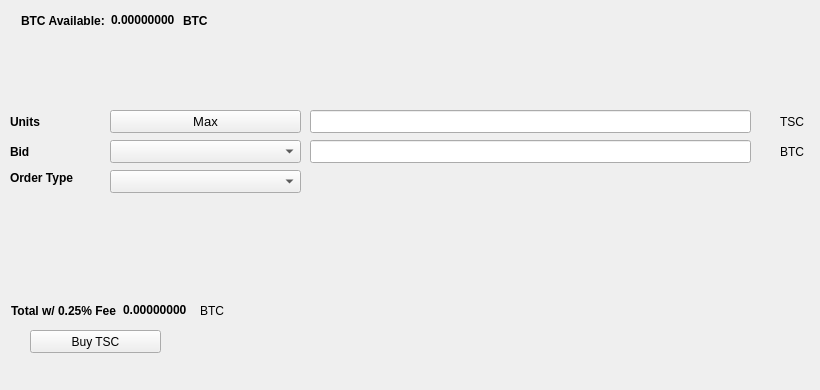
   <widget class="QWidget" name="BuyTab">
    <attribute name="title">
     <string>Buy</string>
    </attribute>
    <widget class="QPushButton" name="BuyTSC">
     <property name="geometry">
      <rect>
       <x>30</x>
       <y>330</y>
       <width>131</width>
       <height>23</height>
      </rect>
     </property>
     <property name="text">
      <string>Buy TSC</string>
     </property>
     <property name="icon">
      <iconset resource="../TSC.qrc">
       <normaloff>:/icons/bitcoin</normaloff>:/icons/bitcoin</iconset>
     </property>
    </widget>
    <widget class="QLabel" name="label_3">
     <property name="geometry">
      <rect>
       <x>10</x>
       <y>110</y>
       <width>46</width>
       <height>23</height>
      </rect>
     </property>
     <property name="font">
      <font>
       <weight>75</weight>
       <bold>true</bold>
      </font>
     </property>
     <property name="text">
      <string>Units</string>
     </property>
    </widget>
    <widget class="QLineEdit" name="UnitsInput">
     <property name="geometry">
      <rect>
       <x>310</x>
       <y>110</y>
       <width>441</width>
       <height>23</height>
      </rect>
     </property>
     <property name="font">
      <font>
       <pointsize>9</pointsize>
       <weight>75</weight>
       <bold>true</bold>
      </font>
     </property>
    </widget>
    <widget class="QLineEdit" name="BuyBidPriceEdit">
     <property name="geometry">
      <rect>
       <x>310</x>
       <y>140</y>
       <width>441</width>
       <height>23</height>
      </rect>
     </property>
     <property name="font">
      <font>
       <pointsize>9</pointsize>
       <weight>75</weight>
       <bold>true</bold>
      </font>
     </property>
    </widget>
    <widget class="QLabel" name="label_4">
     <property name="geometry">
      <rect>
       <x>780</x>
       <y>110</y>
       <width>31</width>
       <height>23</height>
      </rect>
     </property>
     <property name="text">
      <string>TSC</string>
     </property>
    </widget>
    <widget class="QLabel" name="label_5">
     <property name="geometry">
      <rect>
       <x>780</x>
       <y>140</y>
       <width>31</width>
       <height>23</height>
      </rect>
     </property>
     <property name="text">
      <string>BTC</string>
     </property>
    </widget>
    <widget class="QLabel" name="label_6">
     <property name="geometry">
      <rect>
       <x>10</x>
       <y>140</y>
       <width>46</width>
       <height>23</height>
      </rect>
     </property>
     <property name="font">
      <font>
       <weight>75</weight>
       <bold>true</bold>
      </font>
     </property>
     <property name="text">
      <string>Bid</string>
     </property>
    </widget>
    <widget class="QLabel" name="label_7">
     <property name="geometry">
      <rect>
       <x>10</x>
       <y>170</y>
       <width>91</width>
       <height>16</height>
      </rect>
     </property>
     <property name="font">
      <font>
       <weight>75</weight>
       <bold>true</bold>
      </font>
     </property>
     <property name="text">
      <string>Order Type</string>
     </property>
    </widget>
    <widget class="QPushButton" name="Buy_Max_Amount">
     <property name="geometry">
      <rect>
       <x>110</x>
       <y>110</y>
       <width>191</width>
       <height>23</height>
      </rect>
     </property>
     <property name="font">
      <font>
       <pointsize>10</pointsize>
      </font>
     </property>
     <property name="text">
      <string>Max</string>
     </property>
    </widget>
    <widget class="QComboBox" name="BuyBidcomboBox">
     <property name="geometry">
      <rect>
       <x>110</x>
       <y>140</y>
       <width>191</width>
       <height>23</height>
      </rect>
     </property>
     <property name="font">
      <font>
       <pointsize>10</pointsize>
      </font>
     </property>
    </widget>
    <widget class="QComboBox" name="buyOrdertypeCombo">
     <property name="geometry">
      <rect>
       <x>110</x>
       <y>170</y>
       <width>191</width>
       <height>23</height>
      </rect>
     </property>
     <property name="font">
      <font>
       <pointsize>10</pointsize>
      </font>
     </property>
    </widget>
    <widget class="QWidget" name="layoutWidget1">
     <property name="geometry">
      <rect>
       <x>21</x>
       <y>11</y>
       <width>227</width>
       <height>19</height>
      </rect>
     </property>
     <layout class="QHBoxLayout" name="horizontalLayout_3">
      <item>
       <widget class="QLabel" name="label232">
        <property name="font">
         <font>
          <weight>75</weight>
          <bold>true</bold>
         </font>
        </property>
        <property name="text">
         <string>BTC Available:</string>
        </property>
       </widget>
      </item>
      <item>
       <widget class="QLabel" name="BtcAvailableLbl">
        <property name="palette">
         <palette>
          <active>
           <colorrole role="WindowText">
            <brush brushstyle="SolidPattern">
             <color alpha="255">
              <red>0</red>
              <green>0</green>
              <blue>0</blue>
             </color>
            </brush>
           </colorrole>
           <colorrole role="Button">
            <brush brushstyle="SolidPattern">
             <color alpha="255">
              <red>0</red>
              <green>170</green>
              <blue>0</blue>
             </color>
            </brush>
           </colorrole>
           <colorrole role="Light">
            <brush brushstyle="SolidPattern">
             <color alpha="255">
              <red>0</red>
              <green>255</green>
              <blue>0</blue>
             </color>
            </brush>
           </colorrole>
           <colorrole role="Midlight">
            <brush brushstyle="SolidPattern">
             <color alpha="255">
              <red>0</red>
              <green>212</green>
              <blue>0</blue>
             </color>
            </brush>
           </colorrole>
           <colorrole role="Dark">
            <brush brushstyle="SolidPattern">
             <color alpha="255">
              <red>0</red>
              <green>85</green>
              <blue>0</blue>
             </color>
            </brush>
           </colorrole>
           <colorrole role="Mid">
            <brush brushstyle="SolidPattern">
             <color alpha="255">
              <red>0</red>
              <green>113</green>
              <blue>0</blue>
             </color>
            </brush>
           </colorrole>
           <colorrole role="Text">
            <brush brushstyle="SolidPattern">
             <color alpha="255">
              <red>0</red>
              <green>170</green>
              <blue>0</blue>
             </color>
            </brush>
           </colorrole>
           <colorrole role="BrightText">
            <brush brushstyle="SolidPattern">
             <color alpha="255">
              <red>255</red>
              <green>255</green>
              <blue>255</blue>
             </color>
            </brush>
           </colorrole>
           <colorrole role="ButtonText">
            <brush brushstyle="SolidPattern">
             <color alpha="255">
              <red>0</red>
              <green>0</green>
              <blue>0</blue>
             </color>
            </brush>
           </colorrole>
           <colorrole role="Base">
            <brush brushstyle="SolidPattern">
             <color alpha="255">
              <red>255</red>
              <green>255</green>
              <blue>255</blue>
             </color>
            </brush>
           </colorrole>
           <colorrole role="Window">
            <brush brushstyle="SolidPattern">
             <color alpha="255">
              <red>0</red>
              <green>170</green>
              <blue>0</blue>
             </color>
            </brush>
           </colorrole>
           <colorrole role="Shadow">
            <brush brushstyle="SolidPattern">
             <color alpha="255">
              <red>0</red>
              <green>0</green>
              <blue>0</blue>
             </color>
            </brush>
           </colorrole>
           <colorrole role="AlternateBase">
            <brush brushstyle="SolidPattern">
             <color alpha="255">
              <red>127</red>
              <green>212</green>
              <blue>127</blue>
             </color>
            </brush>
           </colorrole>
           <colorrole role="ToolTipBase">
            <brush brushstyle="SolidPattern">
             <color alpha="255">
              <red>255</red>
              <green>255</green>
              <blue>220</blue>
             </color>
            </brush>
           </colorrole>
           <colorrole role="ToolTipText">
            <brush brushstyle="SolidPattern">
             <color alpha="255">
              <red>0</red>
              <green>0</green>
              <blue>0</blue>
             </color>
            </brush>
           </colorrole>
          </active>
          <inactive>
           <colorrole role="WindowText">
            <brush brushstyle="SolidPattern">
             <color alpha="255">
              <red>0</red>
              <green>0</green>
              <blue>0</blue>
             </color>
            </brush>
           </colorrole>
           <colorrole role="Button">
            <brush brushstyle="SolidPattern">
             <color alpha="255">
              <red>0</red>
              <green>170</green>
              <blue>0</blue>
             </color>
            </brush>
           </colorrole>
           <colorrole role="Light">
            <brush brushstyle="SolidPattern">
             <color alpha="255">
              <red>0</red>
              <green>255</green>
              <blue>0</blue>
             </color>
            </brush>
           </colorrole>
           <colorrole role="Midlight">
            <brush brushstyle="SolidPattern">
             <color alpha="255">
              <red>0</red>
              <green>212</green>
              <blue>0</blue>
             </color>
            </brush>
           </colorrole>
           <colorrole role="Dark">
            <brush brushstyle="SolidPattern">
             <color alpha="255">
              <red>0</red>
              <green>85</green>
              <blue>0</blue>
             </color>
            </brush>
           </colorrole>
           <colorrole role="Mid">
            <brush brushstyle="SolidPattern">
             <color alpha="255">
              <red>0</red>
              <green>113</green>
              <blue>0</blue>
             </color>
            </brush>
           </colorrole>
           <colorrole role="Text">
            <brush brushstyle="SolidPattern">
             <color alpha="255">
              <red>0</red>
              <green>170</green>
              <blue>0</blue>
             </color>
            </brush>
           </colorrole>
           <colorrole role="BrightText">
            <brush brushstyle="SolidPattern">
             <color alpha="255">
              <red>255</red>
              <green>255</green>
              <blue>255</blue>
             </color>
            </brush>
           </colorrole>
           <colorrole role="ButtonText">
            <brush brushstyle="SolidPattern">
             <color alpha="255">
              <red>0</red>
              <green>0</green>
              <blue>0</blue>
             </color>
            </brush>
           </colorrole>
           <colorrole role="Base">
            <brush brushstyle="SolidPattern">
             <color alpha="255">
              <red>255</red>
              <green>255</green>
              <blue>255</blue>
             </color>
            </brush>
           </colorrole>
           <colorrole role="Window">
            <brush brushstyle="SolidPattern">
             <color alpha="255">
              <red>0</red>
              <green>170</green>
              <blue>0</blue>
             </color>
            </brush>
           </colorrole>
           <colorrole role="Shadow">
            <brush brushstyle="SolidPattern">
             <color alpha="255">
              <red>0</red>
              <green>0</green>
              <blue>0</blue>
             </color>
            </brush>
           </colorrole>
           <colorrole role="AlternateBase">
            <brush brushstyle="SolidPattern">
             <color alpha="255">
              <red>127</red>
              <green>212</green>
              <blue>127</blue>
             </color>
            </brush>
           </colorrole>
           <colorrole role="ToolTipBase">
            <brush brushstyle="SolidPattern">
             <color alpha="255">
              <red>255</red>
              <green>255</green>
              <blue>220</blue>
             </color>
            </brush>
           </colorrole>
           <colorrole role="ToolTipText">
            <brush brushstyle="SolidPattern">
             <color alpha="255">
              <red>0</red>
              <green>0</green>
              <blue>0</blue>
             </color>
            </brush>
           </colorrole>
          </inactive>
          <disabled>
           <colorrole role="WindowText">
            <brush brushstyle="SolidPattern">
             <color alpha="255">
              <red>0</red>
              <green>85</green>
              <blue>0</blue>
             </color>
            </brush>
           </colorrole>
           <colorrole role="Button">
            <brush brushstyle="SolidPattern">
             <color alpha="255">
              <red>0</red>
              <green>170</green>
              <blue>0</blue>
             </color>
            </brush>
           </colorrole>
           <colorrole role="Light">
            <brush brushstyle="SolidPattern">
             <color alpha="255">
              <red>0</red>
              <green>255</green>
              <blue>0</blue>
             </color>
            </brush>
           </colorrole>
           <colorrole role="Midlight">
            <brush brushstyle="SolidPattern">
             <color alpha="255">
              <red>0</red>
              <green>212</green>
              <blue>0</blue>
             </color>
            </brush>
           </colorrole>
           <colorrole role="Dark">
            <brush brushstyle="SolidPattern">
             <color alpha="255">
              <red>0</red>
              <green>85</green>
              <blue>0</blue>
             </color>
            </brush>
           </colorrole>
           <colorrole role="Mid">
            <brush brushstyle="SolidPattern">
             <color alpha="255">
              <red>0</red>
              <green>113</green>
              <blue>0</blue>
             </color>
            </brush>
           </colorrole>
           <colorrole role="Text">
            <brush brushstyle="SolidPattern">
             <color alpha="255">
              <red>0</red>
              <green>85</green>
              <blue>0</blue>
             </color>
            </brush>
           </colorrole>
           <colorrole role="BrightText">
            <brush brushstyle="SolidPattern">
             <color alpha="255">
              <red>255</red>
              <green>255</green>
              <blue>255</blue>
             </color>
            </brush>
           </colorrole>
           <colorrole role="ButtonText">
            <brush brushstyle="SolidPattern">
             <color alpha="255">
              <red>0</red>
              <green>85</green>
              <blue>0</blue>
             </color>
            </brush>
           </colorrole>
           <colorrole role="Base">
            <brush brushstyle="SolidPattern">
             <color alpha="255">
              <red>0</red>
              <green>170</green>
              <blue>0</blue>
             </color>
            </brush>
           </colorrole>
           <colorrole role="Window">
            <brush brushstyle="SolidPattern">
             <color alpha="255">
              <red>0</red>
              <green>170</green>
              <blue>0</blue>
             </color>
            </brush>
           </colorrole>
           <colorrole role="Shadow">
            <brush brushstyle="SolidPattern">
             <color alpha="255">
              <red>0</red>
              <green>0</green>
              <blue>0</blue>
             </color>
            </brush>
           </colorrole>
           <colorrole role="AlternateBase">
            <brush brushstyle="SolidPattern">
             <color alpha="255">
              <red>0</red>
              <green>170</green>
              <blue>0</blue>
             </color>
            </brush>
           </colorrole>
           <colorrole role="ToolTipBase">
            <brush brushstyle="SolidPattern">
             <color alpha="255">
              <red>255</red>
              <green>255</green>
              <blue>220</blue>
             </color>
            </brush>
           </colorrole>
           <colorrole role="ToolTipText">
            <brush brushstyle="SolidPattern">
             <color alpha="255">
              <red>0</red>
              <green>0</green>
              <blue>0</blue>
             </color>
            </brush>
           </colorrole>
          </disabled>
         </palette>
        </property>
        <property name="font">
         <font>
          <weight>75</weight>
          <bold>true</bold>
         </font>
        </property>
        <property name="text">
         <string>0.00000000</string>
        </property>
        <property name="textInteractionFlags">
         <set>Qt::LinksAccessibleByMouse|Qt::TextSelectableByKeyboard|Qt::TextSelectableByMouse</set>
        </property>
       </widget>
      </item>
      <item>
       <widget class="QLabel" name="BtcAvailableLbl_2">
        <property name="font">
         <font>
          <weight>75</weight>
          <bold>true</bold>
         </font>
        </property>
        <property name="text">
         <string>BTC</string>
        </property>
       </widget>
      </item>
     </layout>
    </widget>
    <widget class="QWidget" name="layoutWidge2">
     <property name="geometry">
      <rect>
       <x>11</x>
       <y>301</y>
       <width>259</width>
       <height>19</height>
      </rect>
     </property>
     <layout class="QHBoxLayout" name="horizontalLayout_4">
      <item>
       <widget class="QLabel" name="label_9">
        <property name="font">
         <font>
          <weight>75</weight>
          <bold>true</bold>
         </font>
        </property>
        <property name="text">
         <string>Total w/ 0.25% Fee</string>
        </property>
       </widget>
      </item>
      <item>
       <widget class="QLabel" name="BuyCostLabel">
        <property name="palette">
         <palette>
          <active>
           <colorrole role="WindowText">
            <brush brushstyle="SolidPattern">
             <color alpha="255">
              <red>0</red>
              <green>0</green>
              <blue>0</blue>
             </color>
            </brush>
           </colorrole>
           <colorrole role="Button">
            <brush brushstyle="SolidPattern">
             <color alpha="255">
              <red>0</red>
              <green>170</green>
              <blue>0</blue>
             </color>
            </brush>
           </colorrole>
           <colorrole role="Light">
            <brush brushstyle="SolidPattern">
             <color alpha="255">
              <red>0</red>
              <green>255</green>
              <blue>0</blue>
             </color>
            </brush>
           </colorrole>
           <colorrole role="Midlight">
            <brush brushstyle="SolidPattern">
             <color alpha="255">
              <red>0</red>
              <green>212</green>
              <blue>0</blue>
             </color>
            </brush>
           </colorrole>
           <colorrole role="Dark">
            <brush brushstyle="SolidPattern">
             <color alpha="255">
              <red>0</red>
              <green>85</green>
              <blue>0</blue>
             </color>
            </brush>
           </colorrole>
           <colorrole role="Mid">
            <brush brushstyle="SolidPattern">
             <color alpha="255">
              <red>0</red>
              <green>113</green>
              <blue>0</blue>
             </color>
            </brush>
           </colorrole>
           <colorrole role="Text">
            <brush brushstyle="SolidPattern">
             <color alpha="255">
              <red>0</red>
              <green>170</green>
              <blue>0</blue>
             </color>
            </brush>
           </colorrole>
           <colorrole role="BrightText">
            <brush brushstyle="SolidPattern">
             <color alpha="255">
              <red>255</red>
              <green>255</green>
              <blue>255</blue>
             </color>
            </brush>
           </colorrole>
           <colorrole role="ButtonText">
            <brush brushstyle="SolidPattern">
             <color alpha="255">
              <red>0</red>
              <green>0</green>
              <blue>0</blue>
             </color>
            </brush>
           </colorrole>
           <colorrole role="Base">
            <brush brushstyle="SolidPattern">
             <color alpha="255">
              <red>255</red>
              <green>255</green>
              <blue>255</blue>
             </color>
            </brush>
           </colorrole>
           <colorrole role="Window">
            <brush brushstyle="SolidPattern">
             <color alpha="255">
              <red>0</red>
              <green>170</green>
              <blue>0</blue>
             </color>
            </brush>
           </colorrole>
           <colorrole role="Shadow">
            <brush brushstyle="SolidPattern">
             <color alpha="255">
              <red>0</red>
              <green>0</green>
              <blue>0</blue>
             </color>
            </brush>
           </colorrole>
           <colorrole role="AlternateBase">
            <brush brushstyle="SolidPattern">
             <color alpha="255">
              <red>127</red>
              <green>212</green>
              <blue>127</blue>
             </color>
            </brush>
           </colorrole>
           <colorrole role="ToolTipBase">
            <brush brushstyle="SolidPattern">
             <color alpha="255">
              <red>255</red>
              <green>255</green>
              <blue>220</blue>
             </color>
            </brush>
           </colorrole>
           <colorrole role="ToolTipText">
            <brush brushstyle="SolidPattern">
             <color alpha="255">
              <red>0</red>
              <green>0</green>
              <blue>0</blue>
             </color>
            </brush>
           </colorrole>
          </active>
          <inactive>
           <colorrole role="WindowText">
            <brush brushstyle="SolidPattern">
             <color alpha="255">
              <red>0</red>
              <green>0</green>
              <blue>0</blue>
             </color>
            </brush>
           </colorrole>
           <colorrole role="Button">
            <brush brushstyle="SolidPattern">
             <color alpha="255">
              <red>0</red>
              <green>170</green>
              <blue>0</blue>
             </color>
            </brush>
           </colorrole>
           <colorrole role="Light">
            <brush brushstyle="SolidPattern">
             <color alpha="255">
              <red>0</red>
              <green>255</green>
              <blue>0</blue>
             </color>
            </brush>
           </colorrole>
           <colorrole role="Midlight">
            <brush brushstyle="SolidPattern">
             <color alpha="255">
              <red>0</red>
              <green>212</green>
              <blue>0</blue>
             </color>
            </brush>
           </colorrole>
           <colorrole role="Dark">
            <brush brushstyle="SolidPattern">
             <color alpha="255">
              <red>0</red>
              <green>85</green>
              <blue>0</blue>
             </color>
            </brush>
           </colorrole>
           <colorrole role="Mid">
            <brush brushstyle="SolidPattern">
             <color alpha="255">
              <red>0</red>
              <green>113</green>
              <blue>0</blue>
             </color>
            </brush>
           </colorrole>
           <colorrole role="Text">
            <brush brushstyle="SolidPattern">
             <color alpha="255">
              <red>0</red>
              <green>170</green>
              <blue>0</blue>
             </color>
            </brush>
           </colorrole>
           <colorrole role="BrightText">
            <brush brushstyle="SolidPattern">
             <color alpha="255">
              <red>255</red>
              <green>255</green>
              <blue>255</blue>
             </color>
            </brush>
           </colorrole>
           <colorrole role="ButtonText">
            <brush brushstyle="SolidPattern">
             <color alpha="255">
              <red>0</red>
              <green>0</green>
              <blue>0</blue>
             </color>
            </brush>
           </colorrole>
           <colorrole role="Base">
            <brush brushstyle="SolidPattern">
             <color alpha="255">
              <red>255</red>
              <green>255</green>
              <blue>255</blue>
             </color>
            </brush>
           </colorrole>
           <colorrole role="Window">
            <brush brushstyle="SolidPattern">
             <color alpha="255">
              <red>0</red>
              <green>170</green>
              <blue>0</blue>
             </color>
            </brush>
           </colorrole>
           <colorrole role="Shadow">
            <brush brushstyle="SolidPattern">
             <color alpha="255">
              <red>0</red>
              <green>0</green>
              <blue>0</blue>
             </color>
            </brush>
           </colorrole>
           <colorrole role="AlternateBase">
            <brush brushstyle="SolidPattern">
             <color alpha="255">
              <red>127</red>
              <green>212</green>
              <blue>127</blue>
             </color>
            </brush>
           </colorrole>
           <colorrole role="ToolTipBase">
            <brush brushstyle="SolidPattern">
             <color alpha="255">
              <red>255</red>
              <green>255</green>
              <blue>220</blue>
             </color>
            </brush>
           </colorrole>
           <colorrole role="ToolTipText">
            <brush brushstyle="SolidPattern">
             <color alpha="255">
              <red>0</red>
              <green>0</green>
              <blue>0</blue>
             </color>
            </brush>
           </colorrole>
          </inactive>
          <disabled>
           <colorrole role="WindowText">
            <brush brushstyle="SolidPattern">
             <color alpha="255">
              <red>0</red>
              <green>85</green>
              <blue>0</blue>
             </color>
            </brush>
           </colorrole>
           <colorrole role="Button">
            <brush brushstyle="SolidPattern">
             <color alpha="255">
              <red>0</red>
              <green>170</green>
              <blue>0</blue>
             </color>
            </brush>
           </colorrole>
           <colorrole role="Light">
            <brush brushstyle="SolidPattern">
             <color alpha="255">
              <red>0</red>
              <green>255</green>
              <blue>0</blue>
             </color>
            </brush>
           </colorrole>
           <colorrole role="Midlight">
            <brush brushstyle="SolidPattern">
             <color alpha="255">
              <red>0</red>
              <green>212</green>
              <blue>0</blue>
             </color>
            </brush>
           </colorrole>
           <colorrole role="Dark">
            <brush brushstyle="SolidPattern">
             <color alpha="255">
              <red>0</red>
              <green>85</green>
              <blue>0</blue>
             </color>
            </brush>
           </colorrole>
           <colorrole role="Mid">
            <brush brushstyle="SolidPattern">
             <color alpha="255">
              <red>0</red>
              <green>113</green>
              <blue>0</blue>
             </color>
            </brush>
           </colorrole>
           <colorrole role="Text">
            <brush brushstyle="SolidPattern">
             <color alpha="255">
              <red>0</red>
              <green>85</green>
              <blue>0</blue>
             </color>
            </brush>
           </colorrole>
           <colorrole role="BrightText">
            <brush brushstyle="SolidPattern">
             <color alpha="255">
              <red>255</red>
              <green>255</green>
              <blue>255</blue>
             </color>
            </brush>
           </colorrole>
           <colorrole role="ButtonText">
            <brush brushstyle="SolidPattern">
             <color alpha="255">
              <red>0</red>
              <green>85</green>
              <blue>0</blue>
             </color>
            </brush>
           </colorrole>
           <colorrole role="Base">
            <brush brushstyle="SolidPattern">
             <color alpha="255">
              <red>0</red>
              <green>170</green>
              <blue>0</blue>
             </color>
            </brush>
           </colorrole>
           <colorrole role="Window">
            <brush brushstyle="SolidPattern">
             <color alpha="255">
              <red>0</red>
              <green>170</green>
              <blue>0</blue>
             </color>
            </brush>
           </colorrole>
           <colorrole role="Shadow">
            <brush brushstyle="SolidPattern">
             <color alpha="255">
              <red>0</red>
              <green>0</green>
              <blue>0</blue>
             </color>
            </brush>
           </colorrole>
           <colorrole role="AlternateBase">
            <brush brushstyle="SolidPattern">
             <color alpha="255">
              <red>0</red>
              <green>170</green>
              <blue>0</blue>
             </color>
            </brush>
           </colorrole>
           <colorrole role="ToolTipBase">
            <brush brushstyle="SolidPattern">
             <color alpha="255">
              <red>255</red>
              <green>255</green>
              <blue>220</blue>
             </color>
            </brush>
           </colorrole>
           <colorrole role="ToolTipText">
            <brush brushstyle="SolidPattern">
             <color alpha="255">
              <red>0</red>
              <green>0</green>
              <blue>0</blue>
             </color>
            </brush>
           </colorrole>
          </disabled>
         </palette>
        </property>
        <property name="font">
         <font>
          <weight>75</weight>
          <bold>true</bold>
         </font>
        </property>
        <property name="autoFillBackground">
         <bool>false</bool>
        </property>
        <property name="text">
         <string>0.00000000</string>
        </property>
        <property name="textInteractionFlags">
         <set>Qt::LinksAccessibleByMouse|Qt::TextSelectableByMouse</set>
        </property>
       </widget>
      </item>
      <item>
       <widget class="QLabel" name="label_10">
        <property name="font">
         <font>
          <weight>50</weight>
          <bold>false</bold>
         </font>
        </property>
        <property name="text">
         <string>BTC</string>
        </property>
       </widget>
      </item>
     </layout>
    </widget>
    <widget class="QLabel" name="label_24">
     <property name="geometry">
      <rect>
       <x>460</x>
       <y>300</y>
       <width>281</width>
       <height>81</height>
      </rect>
     </property>
     <property name="text">
      <string/>
     </property>
     <property name="pixmap">
      <pixmap>:/images/bittrex</pixmap>
     </property>
    </widget>
   </widget>
